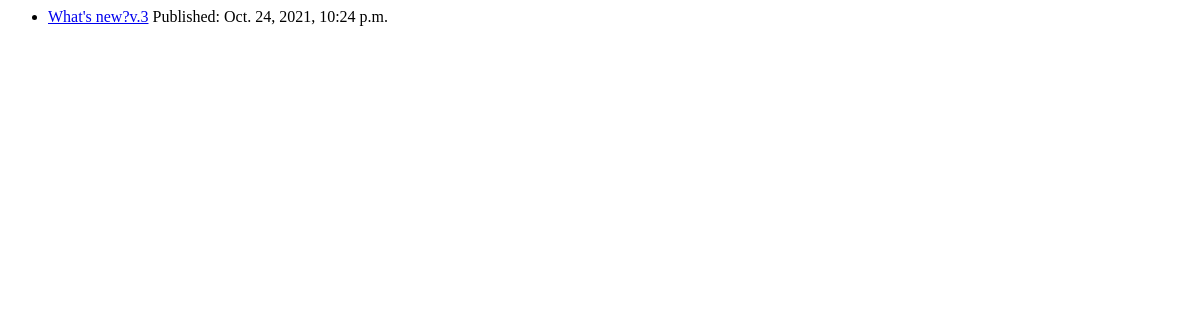
/polls/, run on an earlier commit of the app's database.
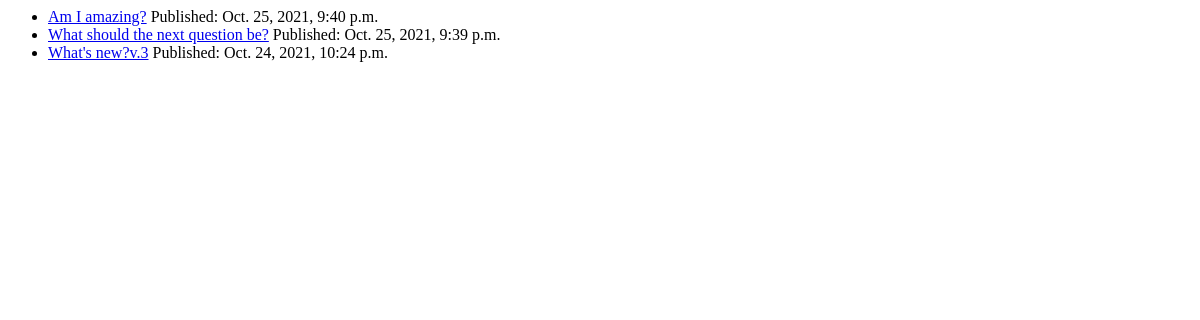
And on a later commit of the database.
### polls/models.py (models this page shows, shortened)
class Question(models.Model):
    question_text = models.CharField(max_length=200)
    pub_date = models.DateTimeField('date published')

### polls/views.py (the view)
# urls.py: path('', views.index, name='mysite index'),
def index(request):
    latest_question_list = Question.objects.order_by('-pub_date')[:5]
    context = {'latest_question_list': latest_question_list}
    return render(request, 'polls/index.html', context)

### polls/templates/polls/index.html
{% if latest_question_list %}
    <ul>
        {% for question in latest_question_list %}
            <li><a href="{% url 'polls:detail' question.id %}">{{ question.question_text }}</a> Published: {{ question.pub_date }}</li>
        {% endfor %}
    </ul>
{% else %}
    <p>No polls are available.</p>
{% endif %}

What changed in the data, as far as the page shows it:
added Question: question_text "Am I amazing?", pub_date "Oct. 25, 2021, 9:40 p.m."
added Question: question_text "What should the next question be?", pub_date "Oct. 25, 2021, 9:39 p.m."
